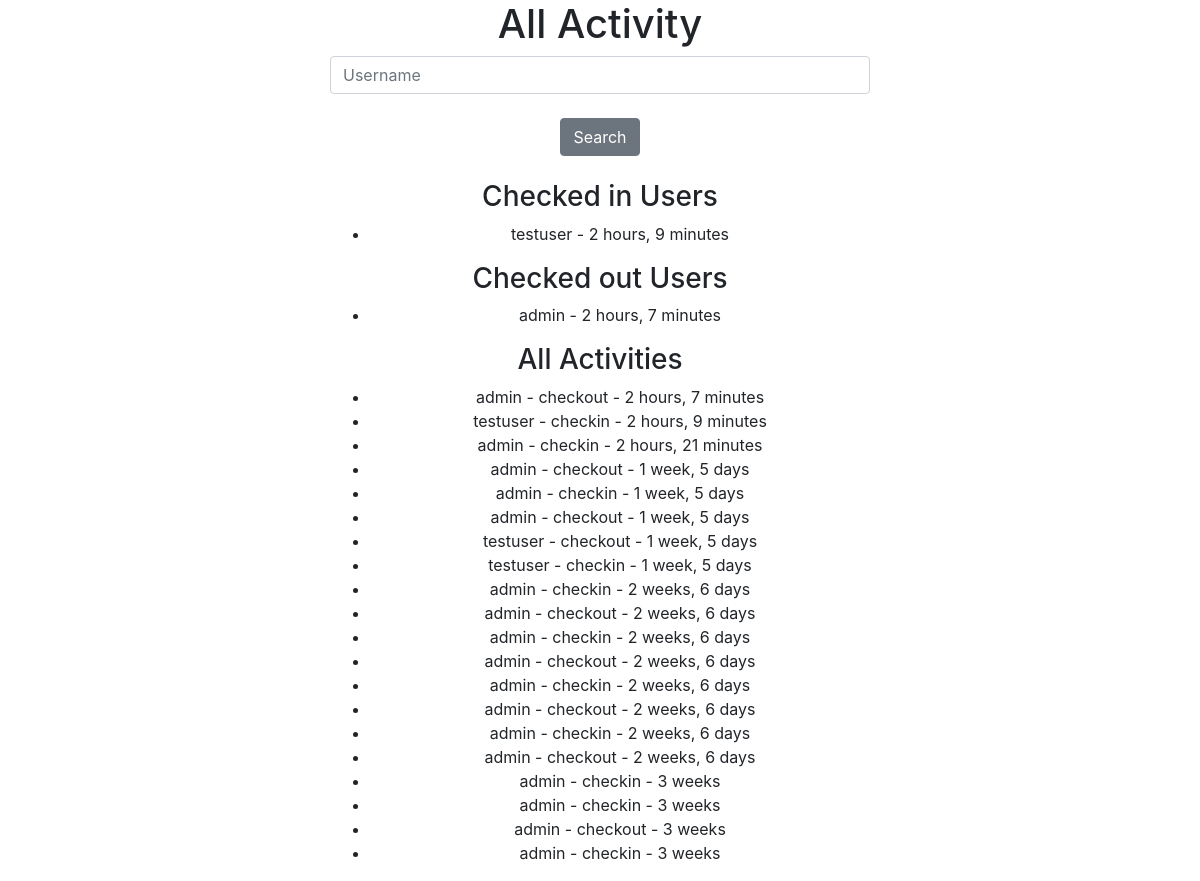
Screenshot of /users/ (signed in) with the database file from the repository.
### timeclock/models.py (models this page shows, shortened)
class UserActivity(models.Model):
    user = models.ForeignKey(settings.AUTH_USER_MODEL,on_delete=models.CASCADE)
    activity = models.CharField(max_length=120, default='checkin', choices=USER_ACTIVITY_CHOICES)
    timestamp = models.DateTimeField(auto_now_add=True)
    objects = UserActivityManager()
    abc = UserActivityManager()
    class Meta:
        verbose_name = 'User Activity'
        verbose_name_plural = "User Activities"

### timeclock/views.py (the view, shortened to what this page needs)
# urls.py: url(r'^users/$', UsersActivityView.as_view()),
class UsersActivityView(View):
    @method_decorator(staff_member_required)
    def dispatch(self,*args,**kwargs):
        return super(UsersActivityView, self).dispatch(*args,**kwargs)
    def get(self, request, *args, **kwargs):
        query = request.GET.get("q")
        users = User.objects.all()
        checked_in = []
        checked_out = []
        unknown = []
        all_activity  =UserActivity.objects.all()
        for u in users:
            act = all_activity.filter(user=u).today().recent()
            if act.exists():
                current_user_obj = act.first()
                if current_user_obj.activity == 'checkin':
                    checked_in.append(current_user_obj.id)
                else:
                    checked_out.append(current_user_obj.id)
            else:
                unknown.append(u)
        queryset_checkedin = UserActivity.objects.filter(id__in=checked_in)
        queryset_checkedout = UserActivity.objects.filter(id__in=checked_out)
        all_activity = all_activity.recent()
        context = {
            "queryset_checkedin":queryset_checkedin,
            "queryset_checkedout":queryset_checkedout,
            "inactive_users": unknown,
            "all_activity": all_activity,
            "query":query,
        }
        return render(request, "timeclock/users-activity-view.html", context)

### timeclock/models.py (called while the page is built)
    def recent(self):
        return self.order_by("-timestamp")

    def today(self):
        now = timezone.now()
        today_start = timezone.make_aware(datetime.combine(now, time.min))
        today_end  = timezone.make_aware(datetime.combine(now, time.max))
        return self.filter(timestamp__gte=today_start).filter(timestamp__lte=today_end)

    def get_queryset(self, *args, **kwargs):
        return UserActivityQuerySet(self.model, using=self._db)

### timeclock/templates/timeclock/users-activity-view.html (shortened to what this page needs)
    {% extends "base.html" %}
    {% block content %}
    <h1>All Activity</h1>
    <form method="GET" action="">
        <input class="form-control" type="text" name="q" placeholder="Username" value="{{ request.GET.q }}"/>
        <br>
        <input class="btn btn-secondary"  type="submit" value="Search"/>
    </form>
    <br>
    {% if queryset_checkedin%}
        <h3>Checked in Users</h3>
            <ul>
                {% for obj in queryset_checkedin %}
                    <li>{{ obj.user.username }} - {{ obj.timestamp | timesince }} </li>
                {% endfor %}
            </ul>
    {% endif %}
    {% if queryset_checkedout %}
        <h3>Checked out Users</h3>
            <ul>
                {% for obj in queryset_checkedout %}
                    <li>{{ obj.user.username }} - {{ obj.timestamp | timesince }} </li>
                {% endfor %}
            </ul>
    {% endif %}
    {% if all_activity %}
        <h3>All Activities</h3>
            <ul>
                {% for obj in all_activity %}
                    <li>{{ obj.user.username }} - {{obj.activity}} - {{ obj.timestamp | timesince }} </li>
                {% endfor %}
            </ul>
    {%endif%}
    {% endblock %}

### rows the page displays
UserActivity: user.username "testuser", timestamp "2 hours, 9 minutes", activity "checkin"
UserActivity: user.username "admin", timestamp "2 hours, 7 minutes", activity "checkout"
UserActivity: user.username "admin", activity "checkin", timestamp "2 hours, 21 minutes"
UserActivity: user.username "admin", activity "checkout", timestamp "1 week, 5 days"
UserActivity: user.username "admin", activity "checkin", timestamp "1 week, 5 days"
UserActivity: user.username "admin", activity "checkout", timestamp "1 week, 5 days"
UserActivity: user.username "testuser", activity "checkout", timestamp "1 week, 5 days"
UserActivity: user.username "testuser", activity "checkin", timestamp "1 week, 5 days"
UserActivity: user.username "admin", activity "checkin", timestamp "2 weeks, 6 days"
UserActivity: user.username "admin", activity "checkout", timestamp "2 weeks, 6 days"
UserActivity: user.username "admin", activity "checkin", timestamp "2 weeks, 6 days"
UserActivity: user.username "admin", activity "checkout", timestamp "2 weeks, 6 days"
UserActivity: user.username "admin", activity "checkin", timestamp "2 weeks, 6 days"
UserActivity: user.username "admin", activity "checkout", timestamp "2 weeks, 6 days"
UserActivity: user.username "admin", activity "checkin", timestamp "2 weeks, 6 days"
UserActivity: user.username "admin", activity "checkout", timestamp "2 weeks, 6 days"
UserActivity: user.username "admin", activity "checkin", timestamp "3 weeks"
UserActivity: user.username "admin", activity "checkin", timestamp "3 weeks"
UserActivity: user.username "admin", activity "checkout", timestamp "3 weeks"
UserActivity: user.username "admin", activity "checkin", timestamp "3 weeks"
